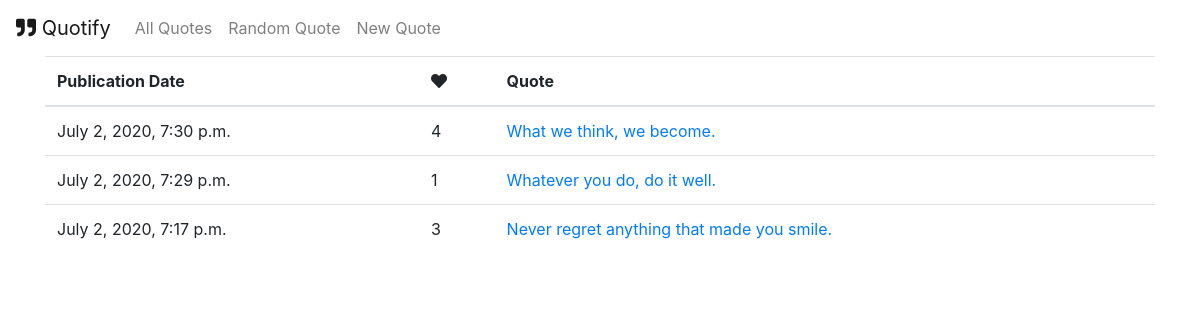
The page / on the database its author committed.
### quotes/models.py (models this page shows, shortened)
class Quote(models.Model):
    quote_text = models.CharField(max_length=1000)
    pub_date = models.DateTimeField('date published', auto_now=True)
    likes = models.IntegerField(default=0)
    def __str__(self):
        return self.quote_text

### quotes/views.py (the view)
# urls.py: path('', views.IndexView.as_view(), name='index'),
class IndexView(generic.ListView):
    template_name = 'quotes/index.html'
    context_object_name = 'quote_list'
    def get_queryset(self):
        return Quote.objects.all().order_by('-pub_date')

### quotes/templates/quotes/index.html
{% extends 'quotes/base.html' %}
{% block content %}
    {% if quote_list %}
    <table class="table">
        <thead>
            <tr>
                <th scope="col">Publication Date</th>
                <th scope="col"><i class="fas fa-heart"></i></th>
                <th scope="col">Quote</th>
            </tr>
        </thead>
        <tbody>
            {% for quote in quote_list %}
            <tr>
                <td>{{ quote.pub_date }}</td>
                <td>{{ quote.likes }}</td>
                <td><a href="{% url 'quotes:detail' quote.id %}">{{ quote.quote_text }}</a></td>
            </tr>
            {% endfor %}
        </tbody>
    </table>
    {% else %}
        <p>No quotes available.</p>
    {% endif %}
{% endblock %}

### rows shown on the page
Quote: pub_date "July 2, 2020, 7:30 p.m.", likes "4", quote_text "What we think, we become."
Quote: pub_date "July 2, 2020, 7:29 p.m.", likes "1", quote_text "Whatever you do, do it well."
Quote: pub_date "July 2, 2020, 7:17 p.m.", likes "3", quote_text "Never regret anything that made you smile."
